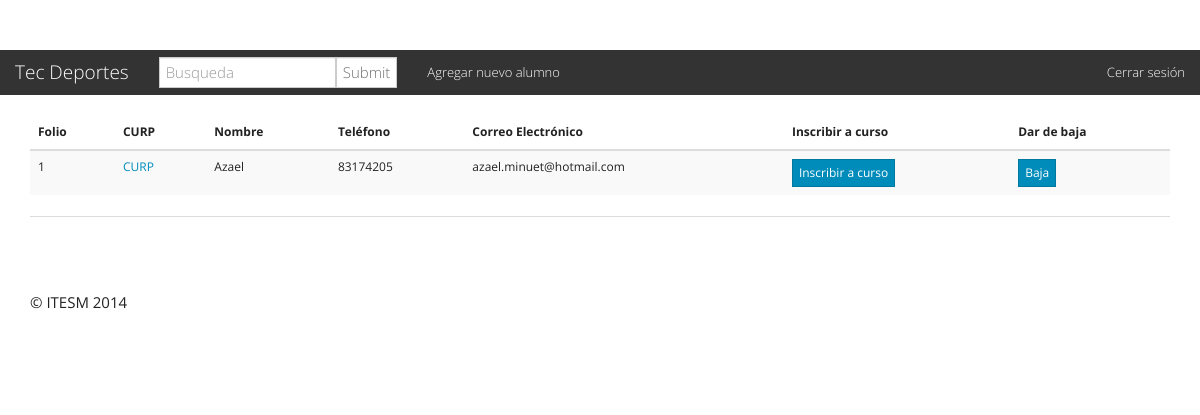
The page /pantallaIndexStaff.php (signed in) on the database its author committed.
### tables this page shows
CREATE TABLE `alumno` (
  `IdAlumno` int(11) NOT NULL,
  `Nombre` varchar(50) NOT NULL,
  `FechaNacimiento` date NOT NULL,
  `CURP` varchar(20) NOT NULL,
  `SeguroMedico` text NOT NULL,
  `NombrePadre` varchar(50) NOT NULL,
  `Nomina` varchar(15) DEFAULT NULL,
  `DepartamentoEmpleado` varchar(20) DEFAULT NULL,
  `ExtensionEmpleado` varchar(10) DEFAULT NULL,
  `TipoDeContrato` varchar(30) DEFAULT NULL,
  `Telefono` varchar(20) NOT NULL,
  `email` varchar(30) NOT NULL,
  `PapeleriaCompleta` tinyint(1) NOT NULL,
  `ExperienciaAlumno` int(11) NOT NULL,
  `Comentarios` text NOT NULL
);

### pantallaIndexStaff.php (the view, shortened to what this page needs)
<?php
	$sql="select
			idAlumno,
			CURP,
			Nombre,
			Telefono,
			email
		from
			alumno";
	$result = mysql_query($sql);
?>
<!DOCTYPE html>
<html lang="en">
<head>
  <link rel="stylesheet" href="css/bootstrap.css" media="screen">
  <link rel="stylesheet" href="../assets/css/bootswatch.min.css">
  <div class="navbar navbar-default">
    <div class="navbar-header">
      <a class="navbar-brand">Tec Deportes</a>
    </div>
    <div class="navbar-collapse collapse navbar-responsive-collapse">
      <ul class="nav navbar-nav">
        <form class="navbar-form navbar-left" action="pantallaIndexStaff.php" method="POST">
          <input type="text" name="buscar" class="form-control col-lg-8" placeholder="Busqueda">
		  <input type="submit" class="form-control col-lg-8">
        </form>
        <li><a href="pantallaRegistroAlumno.php">Agregar nuevo alumno</a></li>
      </ul>
      <ul class="nav navbar-nav navbar-right">
        <li><a href="cerrarSesion.php">Cerrar sesión</a></li>
      </ul>
    </div>
  </div>
  <div class="container">
    <table class="table table-striped table-hover ">
      <thead>
        <tr>
          <th>Folio</th>
          <th>CURP</th>
          <th>Nombre</th>
          <th>Tel&eacute;fono</th>
		  <th>Correo Electr&oacute;nico</th>
          <th>Inscribir a curso</th>
		  <th>Dar de baja</th>
          </tr>
        </thead>
        <tbody>
<?php
		while($row = mysql_fetch_array($result)){
			$idAlumno=$row['idAlumno'];
			$CURP=$row['CURP'];
			$Nombre=$row['Nombre'];
			$Telefono=$row['Telefono'];
			$email=$row['email'];
			echo "	<tr id=\"". $idAlumno ."\">
						<td>$idAlumno</td>
						<td><a href='pantallaModificaAlumno.php?curp=$CURP'>$CURP</a></td>
						<td>$Nombre</td>
						<td>$Telefono</td>
						<td>$email</td>
						<td><a href='pantallaRegistrarCurso.php?idAlumno=$idAlumno&bloqueMin=1&bloqueMax=3' class='btn btn-primary btn-xs'>Inscribir a curso</a></td>
						<td><a href='bajaAlumno.php?curp=$CURP' class='btn btn-primary btn-xs'>Baja</a></td>
					</tr>";
		}
?>
        </tbody>
      </table>
      <hr>
      <footer>
        <p>&copy; ITESM 2014</p>
      </footer>
    </div>
  </body>
  </html>

### rows shown on the page
alumno: IdAlumno "1", CURP "CURP", Nombre "Azael", Telefono "83174205", email "azael.minuet@hotmail.com"
